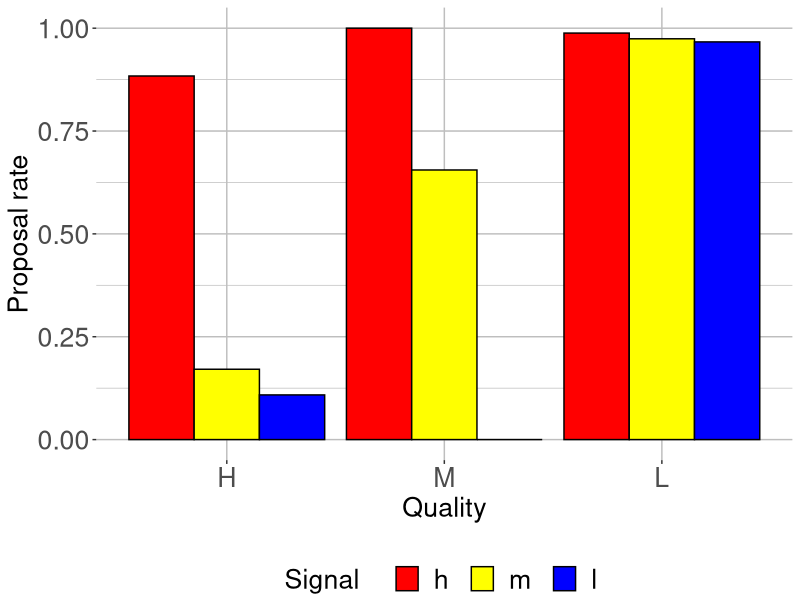
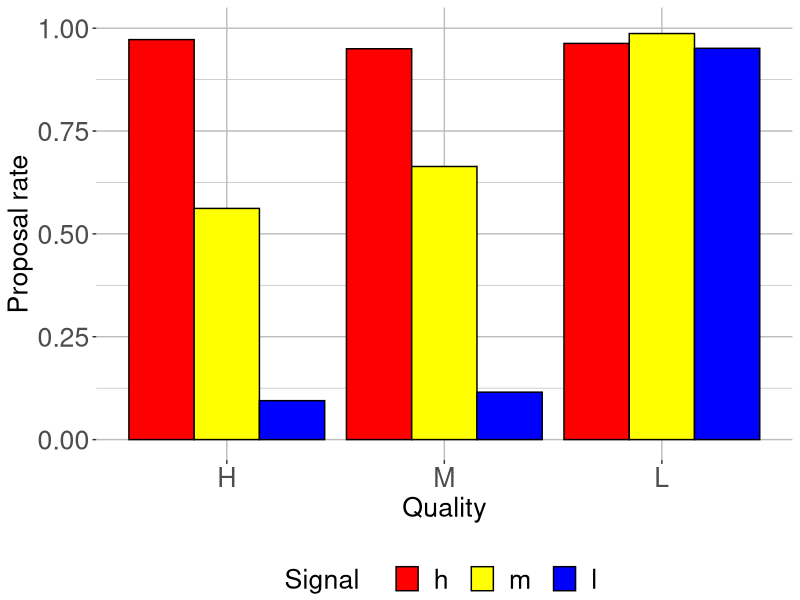
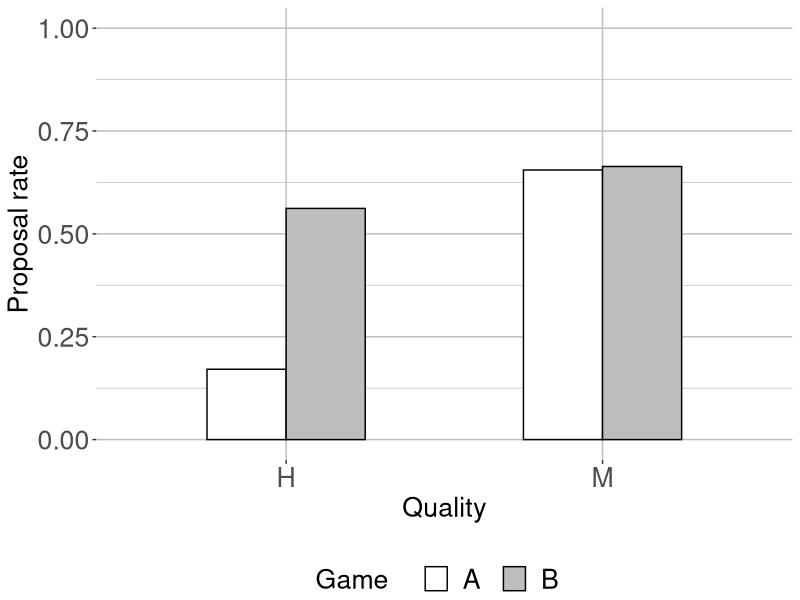

These figures' R source, in order:
##############################################
#### ANALYSIS OF MEANS FROM BASE SESSIONS ####
##############################################

####################################
#### PRELIMINARIES ####
####################################
library(here)
library(tidyverse)
library(forcats)
##############################################
##############################################

########################################
#### CREATE GROUP AND MEANS DATASET ####
########################################
data_all_base <- read_csv(here("data","MaIn_data_base_game.csv"))
min_round <- 20
max_round <- 60
data_all_base <- mutate(data_all_base,round_ind = subsession.round_number>=min_round & subsession.round_number<=max_round)
data_all_base <- data_all_base %>%
  mutate(player.type=factor(player.type)) %>%
  mutate(player.type=fct_recode(player.type,
                                "H"="1",
                                "M"="2",
                                "L"="3"))
data_all_base <- data_all_base %>%
  mutate(player.signal=factor(player.signal)) %>%
  mutate(player.signal=fct_recode(player.signal,
                                "h"="1",
                                "m"="2",
                                "l"="3"))
data_all_base <- data_all_base %>%
  mutate(subsession.game_name=factor(subsession.game_name))

data_groups <- data_all_base %>%
  group_by(group.id_in_subsession,
           session.code,
           player.type,
           player.signal,
           subsession.game_name
           ) %>%
  summarise(mean_choice = mean(player.choice[round_ind]))

data_means <- data_groups %>%
  group_by(player.type,
           player.signal,
           subsession.game_name
  ) %>%
  summarise(mean = mean(mean_choice))
##############################################
##############################################

####################################
#### FIGURE: ALL BARS ####
####################################

scale <- 1.2
games <- c("A","B")
plot_names=c("bars_A.png","bars_B.png")
for(i in c(1,2)){
  game <- games[i]
  plot_name <- plot_names[i]
  plot_data <- filter(data_means,subsession.game_name==game )
  f <- ggplot(data=plot_data, aes(x=player.type, y=mean, fill=player.signal)) +
    geom_bar(stat="identity", position=position_dodge(), colour="black") +
    scale_fill_manual(name  ="Signal    ",
                      values=c( "h"="red", "m"="yellow","l"="blue"),
                      labels=c(" h  ", " m  ", " l ")) +
    ylab("Proposal rate") +
    xlab("Quality") +
    ylim(0,1) +
    theme(axis.title.y = element_text(size=16*scale)) +
    theme(axis.title.x = element_text(size=16*scale)) +
    theme(axis.text.x  = element_text(size=16*scale)) +
    theme(axis.text.y  = element_text(size=16*scale)) +
    theme(legend.text = element_text(size = 16*scale),
          legend.title = element_text(size=16*scale)) +
    theme(
      panel.background = element_rect(fill = "transparent") # bg of the panel
      , plot.background = element_rect(fill = "transparent", color = NA) # bg of the plot
      , panel.grid.major = element_line(colour = "grey") # get rid of major grid
      , panel.grid.minor = element_line(colour = "grey") # get rid of minor grid
      , legend.background = element_rect(fill = "transparent") # get rid of legend bg
      , legend.box.background = element_rect(fill = "transparent", color = NA) # get rid of legend panel bg
      , legend.key = element_rect(fill = "transparent", color = NA)
      , legend.position = "bottom"
      , legend.margin = margin(20,0.5,0.5,0.5)
    )
  ggsave(f, filename = plot_name,  bg = "transparent", path= here("output/figures"))
}
##############################################
##############################################

#####################################
#### FIGURE: ONLY Hm and Mm BARS ####
#####################################
scale <- 1.2
plot_data <- data_means %>% filter(player.type!="L" & player.signal=="m")
f <- ggplot(data=plot_data, aes(x=player.type, y=mean, fill=subsession.game_name)) +
  geom_bar(stat="identity", position=position_dodge(), colour="black", width = 0.5) +
  scale_fill_manual(name  ="Game    ",
                    values=c( "A"="white", "B"="grey"),
                    labels=c(" A  ", " B  ")) +
  ylab("Proposal rate") +
  xlab("Quality") +
  ylim(0,1) +
  theme(axis.title.y = element_text(size=16*scale)) +
  theme(axis.title.x = element_text(size=16*scale)) +
  theme(axis.text.x  = element_text(size=16*scale)) +
  theme(axis.text.y  = element_text(size=16*scale)) +
  theme(legend.text = element_text(size = 16*scale),
        legend.title = element_text(size=16*scale)) +
  theme(
    panel.background = element_rect(fill = "transparent") # bg of the panel
    , plot.background = element_rect(fill = "transparent", color = NA) # bg of the plot
    , panel.grid.major = element_line(colour = "grey") # get rid of major grid
    , panel.grid.minor = element_line(colour = "grey") # get rid of minor grid
    , legend.background = element_rect(fill = "transparent") # get rid of legend bg
    , legend.box.background = element_rect(fill = "transparent", color = NA) # get rid of legend panel bg
    , legend.key = element_rect(fill = "transparent", color = NA)
    , legend.position = "bottom"
    , legend.margin = margin(20,0.5,0.5,0.5)
  )
ggsave(f, filename = "bars_AvsB.png",  bg = "transparent", path = here("output/figures"))

##############################################
##############################################

##############################################################
#### TEST DIFFERENCE IN Mm PROPOSAL RATES BETWEEN A and B ####
##############################################################
test_data <- data_groups %>%
  filter(player.signal=="m" & player.type=="M"  & player.type!="L") 
  
diff = test_data$mean_choice[test_data$subsession.game_name=="B"]-test_data$mean_choice[test_data$subsession.game_name=="A"]
test=wilcox.test(diff, alternative = "two.sided")
p=test$p.value
pass=(p<=0.05)
##############################################
##############################################

#######################################################################
#### COMPUTE MEAN POINTS AND PARTNER TYPES FOR Mm REALIZED MATCHES ####
#######################################################################
data_all_base <- data_all_base %>%
  mutate(player.partner_type=factor(player.partner_type)) %>%
  mutate(player.partner_type=fct_recode(player.partner_type,
                                        "H"="1",
                                        "M"="2",
                                        "L"="3"))
data_all_base %>%
  filter(player.type=="M" & player.signal=="m" & player.match==1) %>%
  group_by(subsession.game_name) %>%
  summarise(mean_points=mean(player.points),
            share_H=mean(player.partner_type=="H"),
            share_M=mean(player.partner_type=="M"),
            share_L=mean(player.partner_type=="L")
  )
##############################################
##############################################
